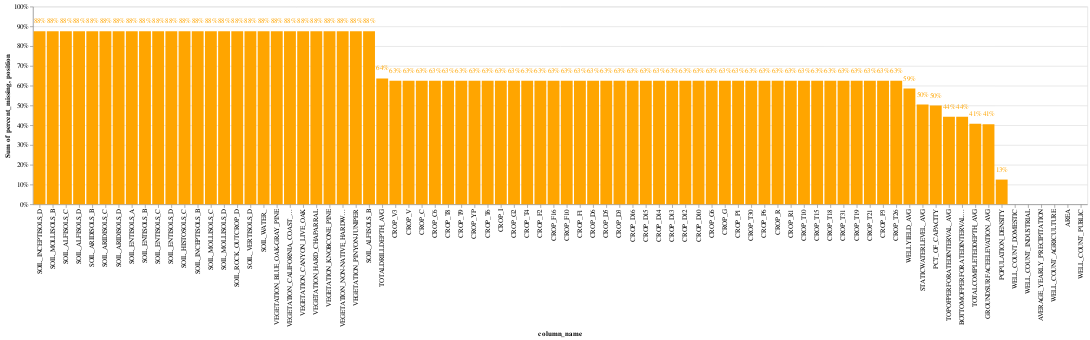

This figure's notebook cell:
### Markdown cell above
Let's look at the features with missing data.

### Code cell
draw_missing_data_chart(X)

### Figure 1 — Vega-Lite specification as saved in the notebook (floating-point values rounded to 4 significant figures)
{"config": {"view": {"continuousWidth": 400, "continuousHeight": 300}}, "layer": [{"mark": "bar", "encoding": {"color": {"value": "orange"}, "tooltip": [{"field": "column_name", "type": "nominal"}, {"field": "percent_missing", "type": "quantitative"}], "x": {"field": "column_name", "sort": ["SOIL_INCEPTISOLS_D", "SOIL_MOLLISOLS_B", "SOIL_ALFISOLS_C", "SOIL_ALFISOLS_D", "SOIL_ARIDISOLS_B", "SOIL_ARIDISOLS_C", "SOIL_ARIDISOLS_D", "SOIL_ENTISOLS_A", "SOIL_ENTISOLS_B", "SOIL_ENTISOLS_C", "SOIL_ENTISOLS_D", "SOIL_HISTOSOLS_C", "SOIL_INCEPTISOLS_B", "SOIL_MOLLISOLS_C", "SOIL_MOLLISOLS_D", "SOIL_ROCK_OUTCROP_D", "SOIL_VERTISOLS_D", "SOIL_WATER_", "VEGETATION_BLUE_OAK-GRAY_PINE", "VEGETATION_CALIFORNIA_COAST_LIVE_OAK", "VEGETATION_CANYON_LIVE_OAK", "VEGETATION_HARD_CHAPARRAL", "VEGETATION_KNOBCONE_PINE", "VEGETATION_NON-NATIVE_HARDWOOD_FOREST", "VEGETATION_PINYON-JUNIPER", "SOIL_ALFISOLS_B", "TOTALDRILLDEPTH_AVG", "CROP_V3", "CROP_V", "CROP_C", "CROP_C6", "CROP_T8", "CROP_T9", "CROP_YP", "CROP_T6", "CROP_I", "CROP_G2", "CROP_T4", "CROP_F2", "CROP_F16", "CROP_F10", "CROP_F1", "CROP_D6", "CROP_D5", "CROP_D3", "CROP_D16", "CROP_D15", "CROP_D14", "CROP_D13", "CROP_D12", "CROP_D10", "CROP_G6", "CROP_G", "CROP_P1", "CROP_T30", "CROP_P6", "CROP_R", "CROP_R1", "CROP_T10", "CROP_T15", "CROP_T18", "CROP_T31", "CROP_T19", "CROP_T21", "CROP_P3", "CROP_T26", "WELLYIELD_AVG", "STATICWATERLEVEL_AVG", "PCT_OF_CAPACITY", "TOPOFPERFORATEDINTERVAL_AVG", "BOTTOMOFPERFORATEDINTERVAL_AVG", "TOTALCOMPLETEDDEPTH_AVG", "GROUNDSURFACEELEVATION_AVG", "POPULATION_DENSITY", "WELL_COUNT_DOMESTIC", "WELL_COUNT_INDUSTRIAL", "AVERAGE_YEARLY_PRECIPITATION", "WELL_COUNT_AGRICULTURE", "AREA", "WELL_COUNT_PUBLIC"], "type": "nominal"}, "y": {"aggregate": "sum", "axis": {"format": "%"}, "field": "percent_missing", "stack": "normalize", "type": "quantitative"}}}, {"mark": {"type": "text", "align": "center", "color": "black", "fontSize": 10}, "encoding": {"color": {"value": "orange"}, "text": {"field": "percent_missing", "format": ".0%", "type": "quantitative"}, "tooltip": [{"field": "column_name", "type": "nominal"}, {"field": "percent_missing", "type": "quantitative"}], "x": {"field": "column_name", "sort": ["SOIL_INCEPTISOLS_D", "SOIL_MOLLISOLS_B", "SOIL_ALFISOLS_C", "SOIL_ALFISOLS_D", "SOIL_ARIDISOLS_B", "SOIL_ARIDISOLS_C", "SOIL_ARIDISOLS_D", "SOIL_ENTISOLS_A", "SOIL_ENTISOLS_B", "SOIL_ENTISOLS_C", "SOIL_ENTISOLS_D", "SOIL_HISTOSOLS_C", "SOIL_INCEPTISOLS_B", "SOIL_MOLLISOLS_C", "SOIL_MOLLISOLS_D", "SOIL_ROCK_OUTCROP_D", "SOIL_VERTISOLS_D", "SOIL_WATER_", "VEGETATION_BLUE_OAK-GRAY_PINE", "VEGETATION_CALIFORNIA_COAST_LIVE_OAK", "VEGETATION_CANYON_LIVE_OAK", "VEGETATION_HARD_CHAPARRAL", "VEGETATION_KNOBCONE_PINE", "VEGETATION_NON-NATIVE_HARDWOOD_FOREST", "VEGETATION_PINYON-JUNIPER", "SOIL_ALFISOLS_B", "TOTALDRILLDEPTH_AVG", "CROP_V3", "CROP_V", "CROP_C", "CROP_C6", "CROP_T8", "CROP_T9", "CROP_YP", "CROP_T6", "CROP_I", "CROP_G2", "CROP_T4", "CROP_F2", "CROP_F16", "CROP_F10", "CROP_F1", "CROP_D6", "CROP_D5", "CROP_D3", "CROP_D16", "CROP_D15", "CROP_D14", "CROP_D13", "CROP_D12", "CROP_D10", "CROP_G6", "CROP_G", "CROP_P1", "CROP_T30", "CROP_P6", "CROP_R", "CROP_R1", "CROP_T10", "CROP_T15", "CROP_T18", "CROP_T31", "CROP_T19", "CROP_T21", "CROP_P3", "CROP_T26", "WELLYIELD_AVG", "STATICWATERLEVEL_AVG", "PCT_OF_CAPACITY", "TOPOFPERFORATEDINTERVAL_AVG", "BOTTOMOFPERFORATEDINTERVAL_AVG", "TOTALCOMPLETEDDEPTH_AVG", "GROUNDSURFACEELEVATION_AVG", "POPULATION_DENSITY", "WELL_COUNT_DOMESTIC", "WELL_COUNT_INDUSTRIAL", "AVERAGE_YEARLY_PRECIPITATION", "WELL_COUNT_AGRICULTURE", "AREA", "WELL_COUNT_PUBLIC"], "type": "nominal"}, "y": {"field": "position", "type": "quantitative"}}, "transform": [{"calculate": "datum.percent_missing + 0.05 * datum.percent_missing / abs(datum.percent_missing)", "as": "position"}]}], "data": {"name": "data-3b3aae075646f68467924cbcb07c98b9"}, "$schema": "https://vega.github.io/schema/vega-lite/v4.17.0.json", "datasets": {"data-3b3aae075646f68467924cbcb07c98b9": [{"column_name": "SOIL_INCEPTISOLS_D", "percent_missing": 0.875}, {"column_name": "SOIL_MOLLISOLS_B", "percent_missing": 0.875}, {"column_name": "SOIL_ALFISOLS_C", "percent_missing": 0.875}, {"column_name": "SOIL_ALFISOLS_D", "percent_missing": 0.875}, {"column_name": "SOIL_ARIDISOLS_B", "percent_missing": 0.875}, {"column_name": "SOIL_ARIDISOLS_C", "percent_missing": 0.875}, {"column_name": "SOIL_ARIDISOLS_D", "percent_missing": 0.875}, {"column_name": "SOIL_ENTISOLS_A", "percent_missing": 0.875}, {"column_name": "SOIL_ENTISOLS_B", "percent_missing": 0.875}, {"column_name": "SOIL_ENTISOLS_C", "percent_missing": 0.875}, {"column_name": "SOIL_ENTISOLS_D", "percent_missing": 0.875}, {"column_name": "SOIL_HISTOSOLS_C", "percent_missing": 0.875}, {"column_name": "SOIL_INCEPTISOLS_B", "percent_missing": 0.875}, {"column_name": "SOIL_MOLLISOLS_C", "percent_missing": 0.875}, {"column_name": "SOIL_MOLLISOLS_D", "percent_missing": 0.875}, {"column_name": "SOIL_ROCK_OUTCROP_D", "percent_missing": 0.875}, {"column_name": "SOIL_VERTISOLS_D", "percent_missing": 0.875}, {"column_name": "SOIL_WATER_", "percent_missing": 0.875}, {"column_name": "VEGETATION_BLUE_OAK-GRAY_PINE", "percent_missing": 0.875}, {"column_name": "VEGETATION_CALIFORNIA_COAST_LIVE_OAK", "percent_missing": 0.875}, {"column_name": "VEGETATION_CANYON_LIVE_OAK", "percent_missing": 0.875}, {"column_name": "VEGETATION_HARD_CHAPARRAL", "percent_missing": 0.875}, {"column_name": "VEGETATION_KNOBCONE_PINE", "percent_missing": 0.875}, {"column_name": "VEGETATION_NON-NATIVE_HARDWOOD_FOREST", "percent_missing": 0.875}, {"column_name": "VEGETATION_PINYON-JUNIPER", "percent_missing": 0.875}, {"column_name": "SOIL_ALFISOLS_B", "percent_missing": 0.875}, {"column_name": "TOTALDRILLDEPTH_AVG", "percent_missing": 0.6368}, {"column_name": "CROP_V3", "percent_missing": 0.625}, {"column_name": "CROP_V", "percent_missing": 0.625}, {"column_name": "CROP_C", "percent_missing": 0.625}, {"column_name": "CROP_C6", "percent_missing": 0.625}, {"column_name": "CROP_T8", "percent_missing": 0.625}, {"column_name": "CROP_T9", "percent_missing": 0.625}, {"column_name": "CROP_YP", "percent_missing": 0.625}, {"column_name": "CROP_T6", "percent_missing": 0.625}, {"column_name": "CROP_I", "percent_missing": 0.625}, {"column_name": "CROP_G2", "percent_missing": 0.625}, {"column_name": "CROP_T4", "percent_missing": 0.625}, {"column_name": "CROP_F2", "percent_missing": 0.625}, {"column_name": "CROP_F16", "percent_missing": 0.625}, {"column_name": "CROP_F10", "percent_missing": 0.625}, {"column_name": "CROP_F1", "percent_missing": 0.625}, {"column_name": "CROP_D6", "percent_missing": 0.625}, {"column_name": "CROP_D5", "percent_missing": 0.625}, {"column_name": "CROP_D3", "percent_missing": 0.625}, {"column_name": "CROP_D16", "percent_missing": 0.625}, {"column_name": "CROP_D15", "percent_missing": 0.625}, {"column_name": "CROP_D14", "percent_missing": 0.625}, {"column_name": "CROP_D13", "percent_missing": 0.625}, {"column_name": "CROP_D12", "percent_missing": 0.625}, {"column_name": "CROP_D10", "percent_missing": 0.625}, {"column_name": "CROP_G6", "percent_missing": 0.625}, {"column_name": "CROP_G", "percent_missing": 0.625}, {"column_name": "CROP_P1", "percent_missing": 0.625}, {"column_name": "CROP_T30", "percent_missing": 0.625}, {"column_name": "CROP_P6", "percent_missing": 0.625}, {"column_name": "CROP_R", "percent_missing": 0.625}, {"column_name": "CROP_R1", "percent_missing": 0.625}, {"column_name": "CROP_T10", "percent_missing": 0.625}, {"column_name": "CROP_T15", "percent_missing": 0.625}, {"column_name": "CROP_T18", "percent_missing": 0.625}, {"column_name": "CROP_T31", "percent_missing": 0.625}, {"column_name": "CROP_T19", "percent_missing": 0.625}, {"column_name": "CROP_T21", "percent_missing": 0.625}, {"column_name": "CROP_P3", "percent_missing": 0.625}, {"column_name": "CROP_T26", "percent_missing": 0.625}, {"column_name": "WELLYIELD_AVG", "percent_missing": 0.5855}, {"column_name": "STATICWATERLEVEL_AVG", "percent_missing": 0.5042}, {"column_name": "PCT_OF_CAPACITY", "percent_missing": 0.5}, {"column_name": "TOPOFPERFORATEDINTERVAL_AVG", "percent_missing": 0.4427}, {"column_name": "BOTTOMOFPERFORATEDINTERVAL_AVG", "percent_missing": 0.4425}, {"column_name": "TOTALCOMPLETEDDEPTH_AVG", "percent_missing": 0.4077}, {"column_name": "GROUNDSURFACEELEVATION_AVG", "percent_missing": 0.4051}, {"column_name": "POPULATION_DENSITY", "percent_missing": 0.125}, {"column_name": "WELL_COUNT_DOMESTIC", "percent_missing": 0.0}, {"column_name": "WELL_COUNT_INDUSTRIAL", "percent_missing": 0.0}, {"column_name": "AVERAGE_YEARLY_PRECIPITATION", "percent_missing": 0.0}, {"column_name": "WELL_COUNT_AGRICULTURE", "percent_missing": 0.0}, {"column_name": "AREA", "percent_missing": 0.0}, {"column_name": "WELL_COUNT_PUBLIC", "percent_missing": 0.0}]}}
